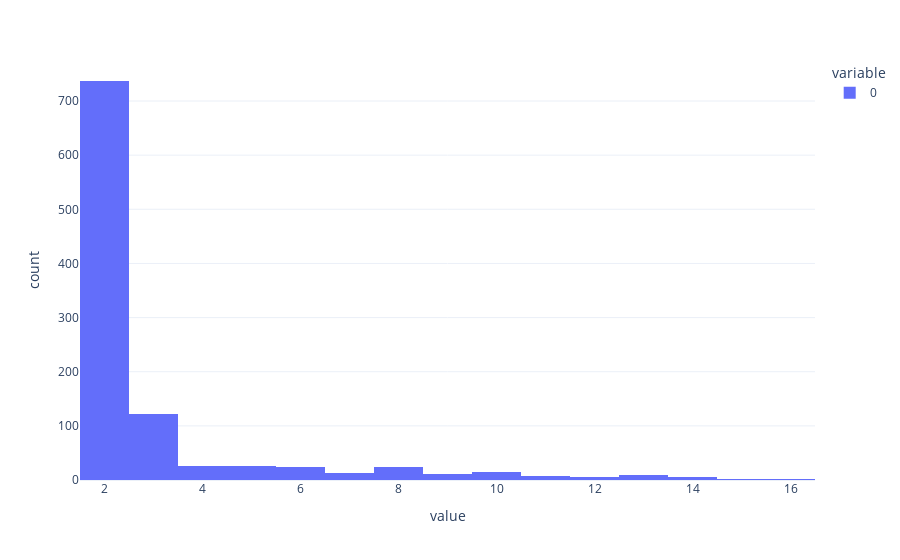

Notebook source saved alongside this figure:
### Code cell
cliques = list(nx.find_cliques(G))
clique_sizes = [len(c) for c in cliques]
px.histogram(clique_sizes)

### Figure 1 — Plotly figure (JSON) as saved in the notebook; plotly's stock layout.template omitted (floating-point values rounded to 4 significant figures; data arrays with more than 128 entries replaced by an {"elided": "..."} marker saying what was removed)
{"data": [{"alignmentgroup": "True", "bingroup": "x", "hovertemplate": "variable=0<br>value=%{x}<br>count=%{y}<extra></extra>", "legendgroup": "0", "marker": {"color": "#636efa"}, "name": "0", "offsetgroup": "0", "orientation": "v", "showlegend": true, "type": "histogram", "x": {"elided": "1030 int values"}, "xaxis": "x", "yaxis": "y"}], "layout": {"barmode": "relative", "legend": {"title": {"text": "variable"}, "tracegroupgap": 0}, "margin": {"t": 60}, "xaxis": {"anchor": "y", "domain": [0, 1], "title": {"text": "value"}}, "yaxis": {"anchor": "x", "domain": [0, 1], "title": {"text": "count"}}}}
